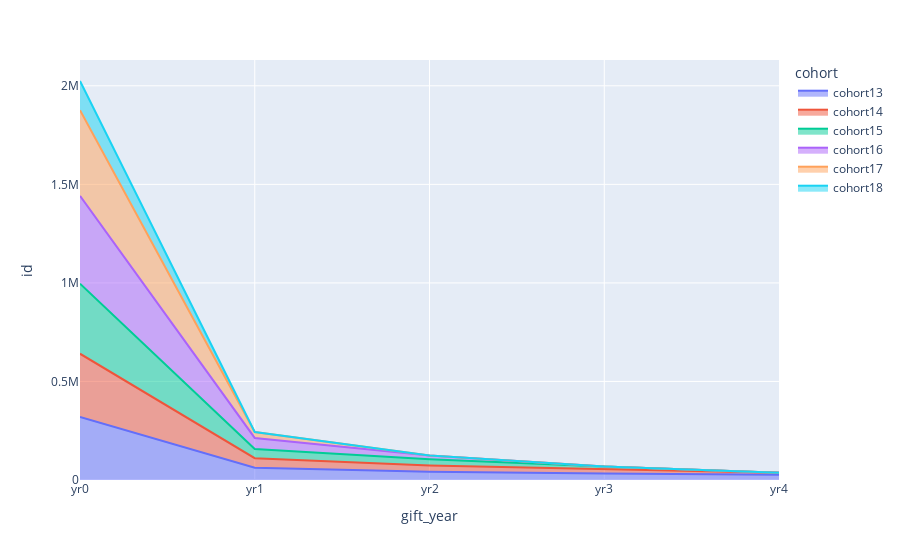

Write notebook code for a chart like this one.
### Code cell
fig = px.area(donations_long3, x='gift_year', y="id", 
             color="cohort", 
              #line_group="country"
             )
fig.show()

### Figure 1 — Plotly figure (JSON) as saved in the notebook; plotly's stock layout.template omitted (floating-point values rounded to 4 significant figures)
{"data": [{"hovertemplate": "cohort=cohort13<br>gift_year=%{x}<br>id=%{y}<extra></extra>", "legendgroup": "cohort13", "line": {"color": "#636efa"}, "mode": "lines", "name": "cohort13", "orientation": "v", "showlegend": true, "stackgroup": "1", "type": "scatter", "x": ["yr0", "yr1", "yr2", "yr3", "yr4"], "xaxis": "x", "y": [320069, 62130, 42233, 32635, 26929], "yaxis": "y"}, {"hovertemplate": "cohort=cohort14<br>gift_year=%{x}<br>id=%{y}<extra></extra>", "legendgroup": "cohort14", "line": {"color": "#EF553B"}, "mode": "lines", "name": "cohort14", "orientation": "v", "showlegend": true, "stackgroup": "1", "type": "scatter", "x": ["yr0", "yr1", "yr2", "yr3", "yr4"], "xaxis": "x", "y": [320673, 48667, 31525, 24290, 9732], "yaxis": "y"}, {"hovertemplate": "cohort=cohort15<br>gift_year=%{x}<br>id=%{y}<extra></extra>", "legendgroup": "cohort15", "line": {"color": "#00cc96"}, "mode": "lines", "name": "cohort15", "orientation": "v", "showlegend": true, "stackgroup": "1", "type": "scatter", "x": ["yr0", "yr1", "yr2", "yr3"], "xaxis": "x", "y": [355137, 46078, 31843, 11984], "yaxis": "y"}, {"hovertemplate": "cohort=cohort16<br>gift_year=%{x}<br>id=%{y}<extra></extra>", "legendgroup": "cohort16", "line": {"color": "#ab63fa"}, "mode": "lines", "name": "cohort16", "orientation": "v", "showlegend": true, "stackgroup": "1", "type": "scatter", "x": ["yr0", "yr1", "yr2"], "xaxis": "x", "y": [445598, 56538, 18673], "yaxis": "y"}, {"hovertemplate": "cohort=cohort17<br>gift_year=%{x}<br>id=%{y}<extra></extra>", "legendgroup": "cohort17", "line": {"color": "#FFA15A"}, "mode": "lines", "name": "cohort17", "orientation": "v", "showlegend": true, "stackgroup": "1", "type": "scatter", "x": ["yr0", "yr1"], "xaxis": "x", "y": [434991, 29990], "yaxis": "y"}, {"hovertemplate": "cohort=cohort18<br>gift_year=%{x}<br>id=%{y}<extra></extra>", "legendgroup": "cohort18", "line": {"color": "#19d3f3"}, "mode": "lines", "name": "cohort18", "orientation": "v", "showlegend": true, "stackgroup": "1", "type": "scatter", "x": ["yr0"], "xaxis": "x", "y": [147945], "yaxis": "y"}], "layout": {"legend": {"title": {"text": "cohort"}, "tracegroupgap": 0}, "margin": {"t": 60}, "xaxis": {"anchor": "y", "domain": [0, 1], "title": {"text": "gift_year"}}, "yaxis": {"anchor": "x", "domain": [0, 1], "title": {"text": "id"}}}}
